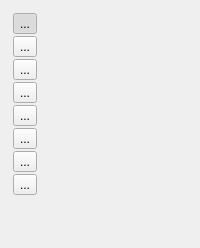
      <widget class="QWidget" name="layoutWidget">
       <layout class="QHBoxLayout" name="horizontalLayout_3">
        <item>
         <widget class="QWidget" name="widget" native="true">
          <layout class="QGridLayout" name="gridLayout_10">
           <property name="leftMargin">
            <number>2</number>
           </property>
           <property name="topMargin">
            <number>2</number>
           </property>
           <property name="rightMargin">
            <number>2</number>
           </property>
           <property name="bottomMargin">
            <number>2</number>
           </property>
           <property name="spacing">
            <number>2</number>
           </property>
           <item row="9" column="1">
            <spacer name="verticalSpacer_4">
             <property name="orientation">
              <enum>Qt::Vertical</enum>
             </property>
             <property name="sizeHint" stdset="0">
              <size>
               <width>20</width>
               <height>40</height>
              </size>
             </property>
            </spacer>
           </item>
           <item row="1" column="1">
            <widget class="QToolButton" name="m_ImageZoomInButton">
             <property name="toolTip">
              <string>Zoom In</string>
             </property>
             <property name="text">
              <string>...</string>
             </property>
             <property name="icon">
              <iconset resource="submodules/qceplib/qceplib-base/qcepresources.qrc">
               <normaloff>:/images/zoom-in.png</normaloff>:/images/zoom-in.png</iconset>
             </property>
             <property name="iconSize">
              <size>
               <width>24</width>
               <height>24</height>
              </size>
             </property>
             <property name="checkable">
              <bool>true</bool>
             </property>
             <property name="checked">
              <bool>true</bool>
             </property>
             <property name="autoExclusive">
              <bool>true</bool>
             </property>
            </widget>
           </item>
           <item row="3" column="1">
            <widget class="QToolButton" name="m_ImageZoomAllButton">
             <property name="toolTip">
              <string>Auto Scale</string>
             </property>
             <property name="text">
              <string>...</string>
             </property>
             <property name="icon">
              <iconset resource="submodules/qceplib/qceplib-base/qcepresources.qrc">
               <normaloff>:/images/zoom-all.png</normaloff>:/images/zoom-all.png</iconset>
             </property>
             <property name="iconSize">
              <size>
               <width>24</width>
               <height>24</height>
              </size>
             </property>
            </widget>
           </item>
           <item row="5" column="1">
            <widget class="QToolButton" name="m_ROIAddNodeButton">
             <property name="enabled">
              <bool>true</bool>
             </property>
             <property name="toolTip">
              <string>Add Point to Polygon ROI</string>
             </property>
             <property name="text">
              <string>...</string>
             </property>
             <property name="icon">
              <iconset resource="qxrdresources.qrc">
               <normaloff>:/images/format-add-node.png</normaloff>:/images/format-add-node.png</iconset>
             </property>
             <property name="iconSize">
              <size>
               <width>24</width>
               <height>24</height>
              </size>
             </property>
             <property name="checkable">
              <bool>true</bool>
             </property>
             <property name="checked">
              <bool>false</bool>
             </property>
             <property name="autoExclusive">
              <bool>true</bool>
             </property>
            </widget>
           </item>
           <item row="4" column="1">
            <widget class="QToolButton" name="m_ROISelectButton">
             <property name="enabled">
              <bool>true</bool>
             </property>
             <property name="toolTip">
              <string>Select ROIs</string>
             </property>
             <property name="text">
              <string>...</string>
             </property>
             <property name="icon">
              <iconset resource="qxrdresources.qrc">
               <normaloff>:/images/edit-node.png</normaloff>:/images/edit-node.png</iconset>
             </property>
             <property name="iconSize">
              <size>
               <width>24</width>
               <height>24</height>
              </size>
             </property>
             <property name="checkable">
              <bool>true</bool>
             </property>
             <property name="checked">
              <bool>false</bool>
             </property>
             <property name="autoExclusive">
              <bool>true</bool>
             </property>
            </widget>
           </item>
           <item row="2" column="1">
            <widget class="QToolButton" name="m_ImageZoomOutButton">
             <property name="toolTip">
              <string>Zoom Out</string>
             </property>
             <property name="text">
              <string>...</string>
             </property>
             <property name="icon">
              <iconset resource="submodules/qceplib/qceplib-base/qcepresources.qrc">
               <normaloff>:/images/zoom-out.png</normaloff>:/images/zoom-out.png</iconset>
             </property>
             <property name="iconSize">
              <size>
               <width>24</width>
               <height>24</height>
              </size>
             </property>
            </widget>
           </item>
           <item row="6" column="1">
            <widget class="QToolButton" name="m_ROIRemoveNodeButton">
             <property name="enabled">
              <bool>true</bool>
             </property>
             <property name="toolTip">
              <string>Remove Point from Polygon ROI</string>
             </property>
             <property name="text">
              <string>...</string>
             </property>
             <property name="icon">
              <iconset resource="qxrdresources.qrc">
               <normaloff>:/images/format-remove-node.png</normaloff>:/images/format-remove-node.png</iconset>
             </property>
             <property name="iconSize">
              <size>
               <width>24</width>
               <height>24</height>
              </size>
             </property>
             <property name="checkable">
              <bool>true</bool>
             </property>
             <property name="checked">
              <bool>false</bool>
             </property>
             <property name="autoExclusive">
              <bool>true</bool>
             </property>
            </widget>
           </item>
           <item row="7" column="1">
            <widget class="QToolButton" name="m_ROIRotateButton">
             <property name="enabled">
              <bool>true</bool>
             </property>
             <property name="toolTip">
              <string>Rotate ROIs</string>
             </property>
             <property name="text">
              <string>...</string>
             </property>
             <property name="icon">
              <iconset resource="qxrdresources.qrc">
               <normaloff>:/images/object-rotate-left.png</normaloff>:/images/object-rotate-left.png</iconset>
             </property>
             <property name="iconSize">
              <size>
               <width>24</width>
               <height>24</height>
              </size>
             </property>
             <property name="checkable">
              <bool>true</bool>
             </property>
             <property name="checked">
              <bool>false</bool>
             </property>
             <property name="autoExclusive">
              <bool>true</bool>
             </property>
            </widget>
           </item>
           <item row="8" column="1">
            <widget class="QToolButton" name="m_ROIResizeButton">
             <property name="enabled">
              <bool>true</bool>
             </property>
             <property name="toolTip">
              <string>Rotate ROIs</string>
             </property>
             <property name="text">
              <string>...</string>
             </property>
             <property name="icon">
              <iconset resource="qxrdresources.qrc">
               <normaloff>:/images/transform-scale.png</normaloff>:/images/transform-scale.png</iconset>
             </property>
             <property name="iconSize">
              <size>
               <width>24</width>
               <height>24</height>
              </size>
             </property>
             <property name="checkable">
              <bool>true</bool>
             </property>
             <property name="checked">
              <bool>false</bool>
             </property>
             <property name="autoExclusive">
              <bool>true</bool>
             </property>
            </widget>
           </item>
          </layout>
         </widget>
        </item>
        <item>
         <widget class="QxrdDetectorImagePlot" name="m_DetectorImage" native="true">
          <property name="sizePolicy">
           <sizepolicy hsizetype="MinimumExpanding" vsizetype="Preferred">
            <horstretch>0</horstretch>
            <verstretch>0</verstretch>
           </sizepolicy>
          </property>
         </widget>
        </item>
       </layout>
      </widget>
